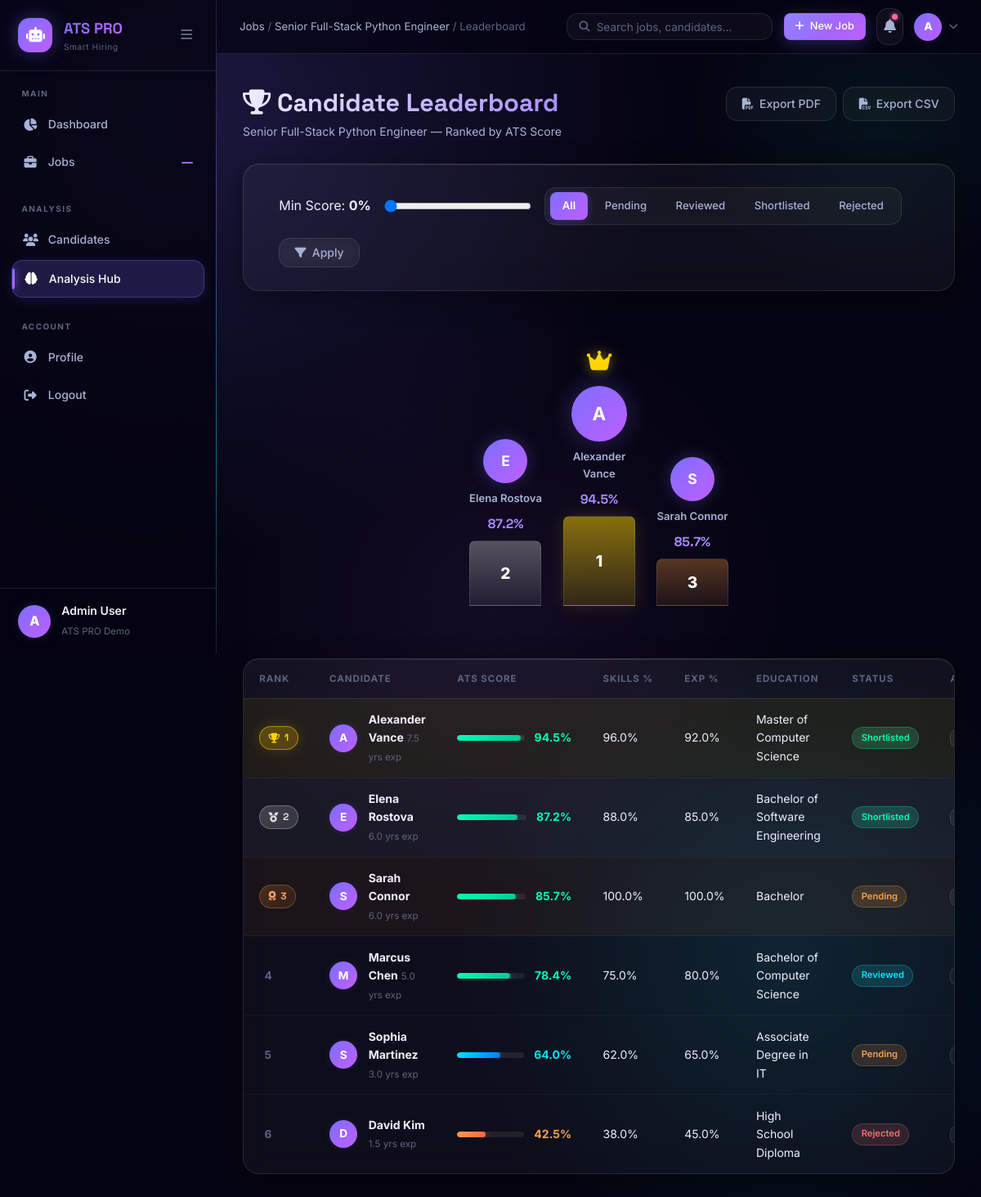
/analysis/leaderboard/1 (signed in), run on the app's committed database.
### app/models.py (models this page shows, shortened)
class User(UserMixin, db.Model):
    __tablename__ = "users"
    id = db.Column(db.Integer, primary_key=True)
    name = db.Column(db.String(150), nullable=False)
    email = db.Column(db.String(150), unique=True, nullable=False)
    password_hash = db.Column(db.String(256), nullable=False)
    role = db.Column(db.String(50), default="recruiter")  # admin, recruiter
    company = db.Column(db.String(200))
    created_at = db.Column(db.DateTime, default=datetime.utcnow)
    is_active = db.Column(db.Boolean, default=True)
    jobs = db.relationship("Job", backref="creator", lazy=True, cascade="all, delete-orphan")

class Job(db.Model):
    __tablename__ = "jobs"
    id = db.Column(db.Integer, primary_key=True)
    title = db.Column(db.String(200), nullable=False)
    department = db.Column(db.String(100))
    location = db.Column(db.String(100))
    job_type = db.Column(db.String(50), default="Full-time")  # Full-time, Part-time, Contract, Remote
    description = db.Column(db.Text, nullable=False)
    requirements = db.Column(db.Text)
    required_skills = db.Column(db.Text)       # comma-separated skills
    experience_min = db.Column(db.Integer, default=0)
    experience_max = db.Column(db.Integer, default=10)
    salary_min = db.Column(db.Integer)
    salary_max = db.Column(db.Integer)
    status = db.Column(db.String(50), default="active")  # active, closed, draft
    created_at = db.Column(db.DateTime, default=datetime.utcnow)
    updated_at = db.Column(db.DateTime, default=datetime.utcnow, onupdate=datetime.utcnow)
    deadline = db.Column(db.DateTime)
    user_id = db.Column(db.Integer, db.ForeignKey("users.id"), nullable=False)
    resumes = db.relationship("Resume", backref="job", lazy=True, cascade="all, delete-orphan")

class Resume(db.Model):
    __tablename__ = "resumes"
    id = db.Column(db.Integer, primary_key=True)
    candidate_name = db.Column(db.String(200))
    candidate_email = db.Column(db.String(200))
    candidate_phone = db.Column(db.String(50))
    filename = db.Column(db.String(300), nullable=False)
    original_filename = db.Column(db.String(300))
    file_path = db.Column(db.String(500))
    file_type = db.Column(db.String(10))
    raw_text = db.Column(db.Text)
    job_id = db.Column(db.Integer, db.ForeignKey("jobs.id"), nullable=False)
    status = db.Column(db.String(50), default="pending")  # pending, reviewed, shortlisted, rejected
    ats_score = db.Column(db.Float, default=0.0)
    skill_score = db.Column(db.Float, default=0.0)
    experience_score = db.Column(db.Float, default=0.0)
    education_score = db.Column(db.Float, default=0.0)
    keyword_score = db.Column(db.Float, default=0.0)
    matched_skills = db.Column(db.Text)          # JSON list
    missing_skills = db.Column(db.Text)         # JSON list
    extracted_skills = db.Column(db.Text)       # JSON list
    years_experience = db.Column(db.Float, default=0.0)
    education_level = db.Column(db.String(100))
    notes = db.Column(db.Text)
    uploaded_at = db.Column(db.DateTime, default=datetime.utcnow)
    analyzed_at = db.Column(db.DateTime)

### app/routes/analysis.py (the view)
@analysis_bp.route("/leaderboard/<int:job_id>")
@login_required
def leaderboard(job_id):
    job = Job.query.filter_by(id=job_id, user_id=current_user.id).first_or_404()
    min_score = float(request.args.get("min_score", 0))
    status_filter = request.args.get("status", "all")
    query = Resume.query.filter_by(job_id=job_id).filter(Resume.ats_score >= min_score)
    if status_filter != "all":
        query = query.filter_by(status=status_filter)
    resumes = query.order_by(Resume.ats_score.desc()).all()
    for r in resumes:
        r.matched_list = json.loads(r.matched_skills or "[]")
        r.missing_list = json.loads(r.missing_skills or "[]")
    return render_template("analysis/leaderboard.html",
                           job=job, resumes=resumes,
                           min_score=min_score, status_filter=status_filter)

### app/models.py (called while the page is built)
@login_manager.user_loader
def load_user(user_id):
    return User.query.get(int(user_id))

### templates/analysis/leaderboard.html (shortened to what this page needs)
{% extends "base.html" %}
{% block breadcrumb %}
<a href="{{ url_for('jobs.list_jobs') }}">Jobs</a> /
<a href="{{ url_for('jobs.job_detail', job_id=job.id) }}">{{ job.title }}</a> /
<span>Leaderboard</span>
{% endblock %}
{% block content %}
<div class="page-header">
  <div>
    <h1 class="page-title"><i class="fas fa-trophy"></i> Candidate Leaderboard</h1>
    <p class="page-subtitle">{{ job.title }} — Ranked by ATS Score</p>
  </div>
  <div class="header-actions">
    <a href="{{ url_for('reports.export_pdf', job_id=job.id) }}" class="btn btn-ghost">
      <i class="fas fa-file-pdf"></i> Export PDF
    </a>
    <a href="{{ url_for('reports.export_csv', job_id=job.id) }}" class="btn btn-ghost">
      <i class="fas fa-file-csv"></i> Export CSV
    </a>
  </div>
</div>
<div class="filter-bar card">
  <form method="GET" class="filter-form">
    <label>Min Score: <strong id="scoreVal">{{ min_score|int }}%</strong></label>
    <input type="range" name="min_score" min="0" max="100" value="{{ min_score|int }}"
           id="scoreRange" style="width:180px"/>
    <div class="filter-tabs">
      {% for s in ['all','pending','reviewed','shortlisted','rejected'] %}
      <a href="?status={{ s }}&min_score={{ min_score }}"
         class="filter-tab {% if status_filter == s %}active{% endif %}">{{ s.title() }}</a>
      {% endfor %}
    </div>
    <button type="submit" class="btn btn-ghost"><i class="fas fa-filter"></i> Apply</button>
  </form>
</div>
{% if resumes|length >= 3 %}
<div class="podium-section">
  <div class="podium-place podium-2">
    <div class="podium-avatar">{{ (resumes[1].candidate_name or 'U')[0].upper() }}</div>
    <div class="podium-name">{{ resumes[1].candidate_name or 'Unknown' }}</div>
    <div class="podium-score">{{ resumes[1].ats_score|round(1) }}%</div>
    <div class="podium-bar p2"><span>2</span></div>
  </div>
  <div class="podium-place podium-1">
    <div class="podium-crown"><i class="fas fa-crown"></i></div>
    <div class="podium-avatar podium-avatar-lg">{{ (resumes[0].candidate_name or 'U')[0].upper() }}</div>
    <div class="podium-name">{{ resumes[0].candidate_name or 'Unknown' }}</div>
    <div class="podium-score">{{ resumes[0].ats_score|round(1) }}%</div>
    <div class="podium-bar p1"><span>1</span></div>
  </div>
  <div class="podium-place podium-3">
    <div class="podium-avatar">{{ (resumes[2].candidate_name or 'U')[0].upper() }}</div>
    <div class="podium-name">{{ resumes[2].candidate_name or 'Unknown' }}</div>
    <div class="podium-score">{{ resumes[2].ats_score|round(1) }}%</div>
    <div class="podium-bar p3"><span>3</span></div>
  </div>
</div>
{% endif %}
<div class="card">
  {% if resumes %}
  <div class="table-wrapper">
    <table class="data-table leaderboard-table">
      <thead>
        <tr>
          <th>Rank</th>
          <th>Candidate</th>
          <th>ATS Score</th>
          <th>Skills %</th>
          <th>Exp %</th>
          <th>Education</th>
          <th>Status</th>
          <th>Action</th>
        </tr>
      </thead>
      <tbody>
        {% for r in resumes %}
        <tr class="{% if loop.index == 1 %}row-gold{% elif loop.index == 2 %}row-silver{% elif loop.index == 3 %}row-bronze{% endif %}">
          <td>
            {% if loop.index == 1 %}<span class="rank-badge rank-gold"><i class="fas fa-trophy"></i> 1</span>
            {% elif loop.index == 2 %}<span class="rank-badge rank-silver"><i class="fas fa-medal"></i> 2</span>
            {% elif loop.index == 3 %}<span class="rank-badge rank-bronze"><i class="fas fa-award"></i> 3</span>
            {% else %}<span class="rank-num">{{ loop.index }}</span>{% endif %}
          </td>
          <td>
            <div class="candidate-cell">
              <div class="candidate-avatar-sm">{{ (r.candidate_name or 'U')[0].upper() }}</div>
              <div>
                <strong>{{ r.candidate_name or 'Unknown' }}</strong>
                <small class="text-muted">{{ r.years_experience|round(1) }} yrs exp</small>
              </div>
            </div>
          </td>
          <td>
            <div class="score-bar-cell">
              <div class="score-bar-track">
                <div class="score-bar-fill {% if r.ats_score >= 75 %}fill-green{% elif r.ats_score >= 50 %}fill-blue{% else %}fill-orange{% endif %}"
                     style="width:{{ r.ats_score }}%"></div>
              </div>
              <strong class="{% if r.ats_score >= 75 %}text-green{% elif r.ats_score >= 50 %}text-blue{% else %}text-orange{% endif %}">
                {{ r.ats_score|round(1) }}%
              </strong>
            </div>
          </td>
          <td>{{ r.skill_score|round(1) }}%</td>
          <td>{{ r.experience_score|round(1) }}%</td>
          <td>{{ r.education_level or '—' }}</td>
          <td>
            <span class="badge {% if r.status == 'shortlisted' %}badge-success{% elif r.status == 'rejected' %}badge-danger{% elif r.status == 'reviewed' %}badge-info{% else %}badge-warning{% endif %}">
              {{ r.status.title() }}
            </span>
          </td>
          <td>
            <a href="{{ url_for('resumes.resume_detail', resume_id=r.id) }}" class="btn btn-ghost btn-xs">
            </a>
          </td>
        </tr>
        {% endfor %}
      </tbody>
    </table>
  </div>
  {% else %}
  <div class="empty-state">
    <i class="fas fa-trophy"></i>
    <p>No candidates match your current filters.</p>
  </div>
  {% endif %}
</div>
{% endblock %}

### templates/base.html (shortened to what this page needs)
<!DOCTYPE html>
<html lang="en">
<head>
  <link rel="stylesheet" href="https://cdnjs.cloudflare.com/ajax/libs/font-awesome/6.5.0/css/all.min.css"/>
  <link rel="stylesheet" href="{{ url_for('static', filename='css/style.css') }}"/>
</head>
<body>
{% if current_user.is_authenticated %}
<aside class="sidebar" id="sidebar">
  <div class="sidebar-header">
    <div class="logo">
      <div class="logo-icon"><i class="fas fa-robot"></i></div>
      <div class="logo-text">
        <span class="logo-name">ATS PRO</span>
        <span class="logo-tagline">Smart Hiring</span>
      </div>
    </div>
    <button class="sidebar-toggle" id="sidebarToggle" aria-label="Toggle sidebar">
      <i class="fas fa-bars"></i>
    </button>
  </div>
  <nav class="sidebar-nav">
    <div class="nav-section">
      <span class="nav-label">MAIN</span>
      <a href="{{ url_for('dashboard.index') }}" class="nav-item {% if request.endpoint == 'dashboard.index' %}active{% endif %}">
        <i class="fas fa-chart-pie"></i><span>Dashboard</span>
      </a>
      <a href="{{ url_for('jobs.list_jobs') }}" class="nav-item {% if 'jobs' in request.endpoint %}active{% endif %}">
        <i class="fas fa-briefcase"></i><span>Jobs</span>
        <span class="nav-badge" id="sidebarJobCount"></span>
      </a>
    </div>
    <div class="nav-section">
      <span class="nav-label">ANALYSIS</span>
      <a href="{{ url_for('resumes.list_resumes') }}" class="nav-item {% if 'resumes' in request.endpoint %}active{% endif %}">
        <i class="fas fa-users"></i><span>Candidates</span>
      </a>
      <a href="{{ url_for('analysis.index') }}" class="nav-item {% if 'analysis' in request.endpoint %}active{% endif %}">
        <i class="fas fa-brain"></i><span>Analysis Hub</span>
      </a>
    </div>
    <div class="nav-section">
      <span class="nav-label">ACCOUNT</span>
      <a href="{{ url_for('auth.profile') }}" class="nav-item {% if request.endpoint == 'auth.profile' %}active{% endif %}">
        <i class="fas fa-user-circle"></i><span>Profile</span>
      </a>
      <a href="{{ url_for('auth.logout') }}" class="nav-item logout-item">
        <i class="fas fa-sign-out-alt"></i><span>Logout</span>
      </a>
    </div>
  </nav>
  <div class="sidebar-footer">
    <div class="user-info">
      <div class="user-avatar">{{ current_user.name[0].upper() }}</div>
      <div class="user-details">
        <span class="user-name">{{ current_user.name }}</span>
        <span class="user-role">{{ current_user.company or 'Recruiter' }}</span>
      </div>
    </div>
  </div>
</aside>
<div class="main-layout" id="mainLayout">
  <header class="topbar">
    <div class="topbar-left">
      <div class="breadcrumb">{% block breadcrumb %}{% endblock %}</div>
    </div>
    <div class="topbar-right">
      <div class="topbar-search">
        <i class="fas fa-search"></i>
        <input type="text" placeholder="Search jobs, candidates..." id="globalSearch"/>
      </div>
      <a href="{{ url_for('jobs.create_job') }}" class="btn btn-primary btn-sm">
        <i class="fas fa-plus"></i> New Job
      </a>
      <div class="notif-bell" title="Notifications">
        <i class="fas fa-bell"></i>
        <span class="notif-dot"></span>
      </div>
      <div class="user-menu" id="userMenuBtn">
        <div class="user-avatar-sm">{{ current_user.name[0].upper() }}</div>
        <i class="fas fa-chevron-down"></i>
      </div>
    </div>
  </header>
  <div class="flash-container">
  </div>
  <main class="page-content">
    {% block content %}{% endblock %}
  </main>
</div>
{% endif %}
</body>
</html>

### data on the page
User: name "A", name "Admin User", company "ATS PRO Demo"
Job: title "Senior Full-Stack Python Engineer"
Resume: candidate_name "E", candidate_name "Elena Rostova", ats_score "87.2", years_experience "6.0", skill_score "88.0", experience_score "85.0", education_level "Bachelor of Software Engineering", status "Shortlisted"
Resume: candidate_name "A", candidate_name "Alexander Vance", ats_score "94.5", shows "1", years_experience "7.5", skill_score "96.0", experience_score "92.0", education_level "Master of Computer Science", status "Shortlisted"
Resume: candidate_name "S", candidate_name "Sarah Connor", ats_score "85.7", shows "3", years_experience "6.0", skill_score "100.0", experience_score "100.0", education_level "Bachelor", status "Pending"
Resume: candidate_name "M", candidate_name "Marcus Chen", years_experience "5.0", ats_score "78.4", skill_score "75.0", experience_score "80.0", education_level "Bachelor of Computer Science", status "Reviewed"
Resume: candidate_name "S", candidate_name "Sophia Martinez", years_experience "3.0", ats_score "64.0", skill_score "62.0", experience_score "65.0", education_level "Associate Degree in IT", status "Pending"
Resume: candidate_name "D", candidate_name "David Kim", years_experience "1.5", ats_score "42.5", skill_score "38.0", experience_score "45.0", education_level "High School Diploma", status "Rejected"

### other printed values
{{ min_score|int }} "0"
{{ s.title() }} "All" "Pending" "Reviewed" "Shortlisted" "Rejected"
